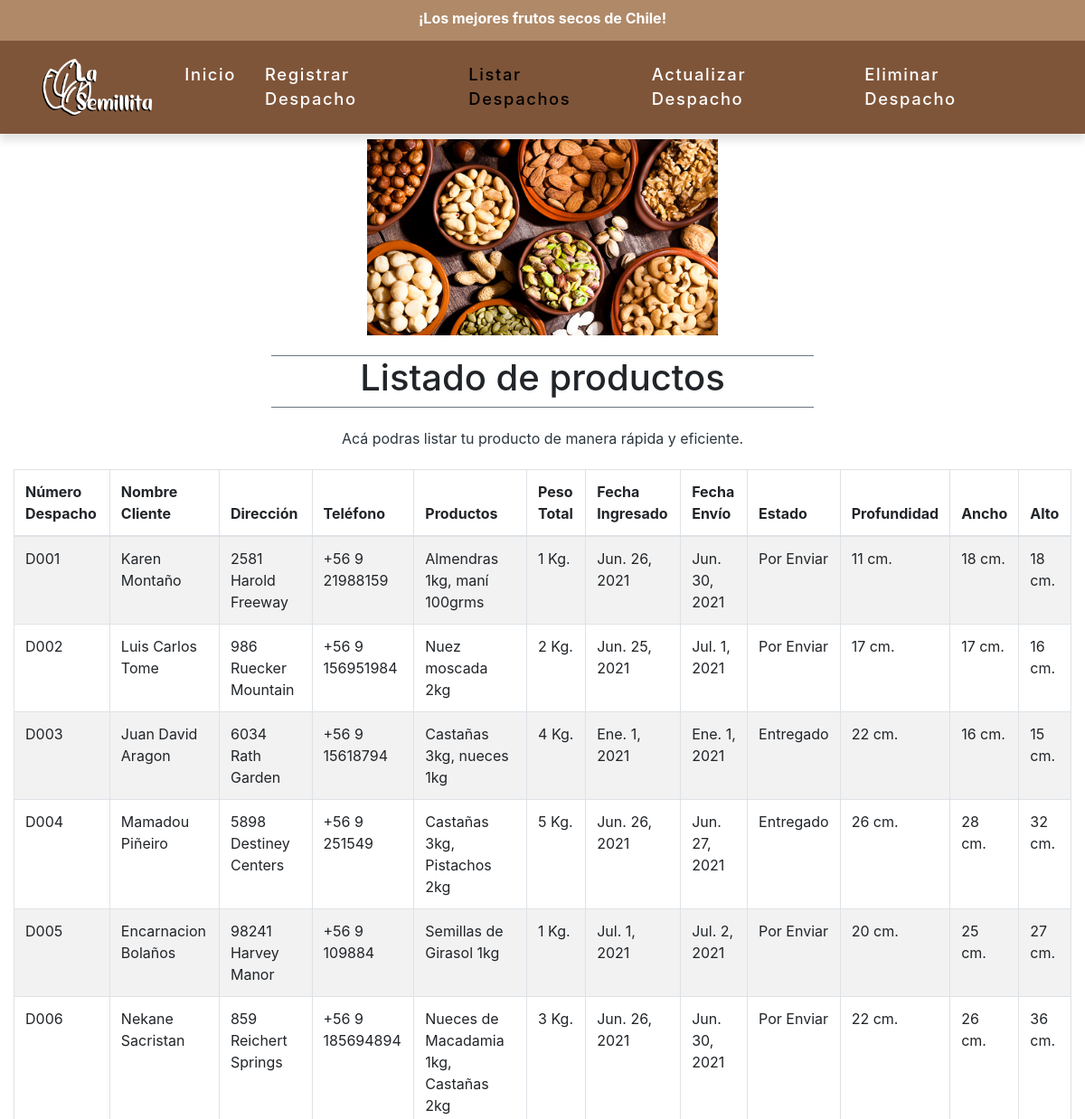
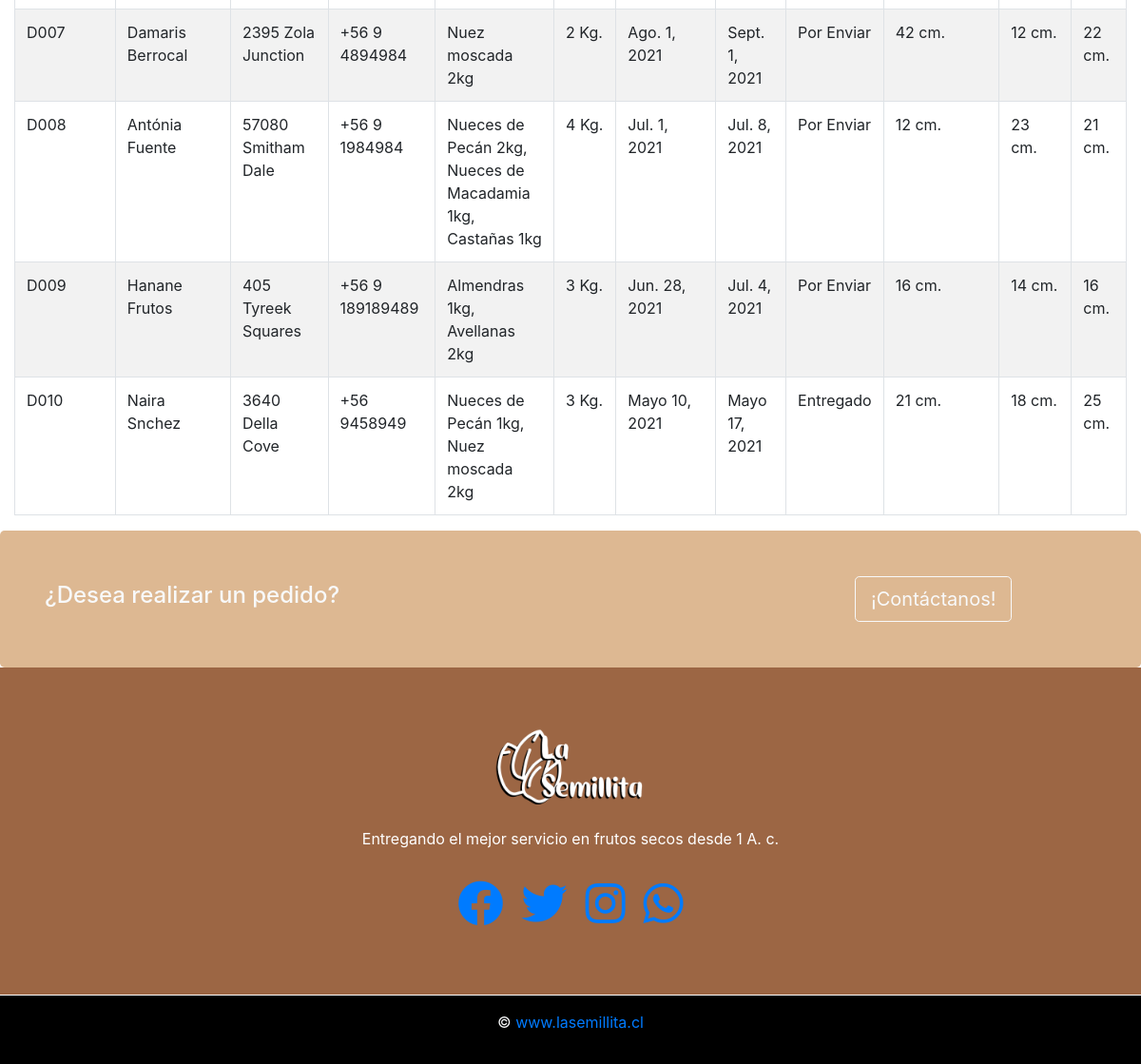
The page /listado_despachos/ on the database its author committed (2 pictures, top to bottom).
### appfrutos/models.py (models this page shows)
class Despacho(models.Model):
    nombre_cliente = models.CharField(max_length=100)
    dirección_cliente = models.CharField(max_length=150)
    telefono_cliente = models.CharField(max_length=20)
    numero_despacho = models.CharField(max_length=30, unique=True)
    productos_cliente = models.TextField()
    peso_productos = models.PositiveIntegerField()
    fecha_ingreso_despacho = models.DateField()
    fecha_envio_despacho = models.DateField()
    estado_despacho = models.CharField(max_length=50, choices=ESTADOS_ENVIOS, default='Por Enviar')
    profundidad_despacho = models.PositiveIntegerField()
    ancho_despacho = models.PositiveIntegerField()
    alto_despacho = models.PositiveIntegerField()

### appfrutos/views.py (the view)
# urls.py: path('listado_despachos/', views.listar_pedidos_vista),
def listar_pedidos_vista(request):
    listado = Despacho.objects.all()
    return render(request, 'listado_despachos.html', {'listado': listado})

### templates/listado_despachos.html (shortened to what this page needs)
{% extends "base.html" %}
{% load static %}
{% block a.l %}active{% endblock a.l %}
{% block base %}
<div class="container text-center">
    <img src="{% static 'img/frutos4.jpg' %}" alt="frutos4" style=" width:400px; padding: 6px;">
</div>
<div class="border-top border-bottom border-secondary w-50 mx-auto my-3">
    <h1 style="text-align: center;">Listado de productos</h1>
</div>
<div class="container">
    <p style="text-align: center; padding: 6px; color: rgb(44, 54, 63);">Acá podras listar tu producto de manera rápida
        y eficiente.</p>
</div>
<div class="container-fluid">
    <table class="table table-striped table-bordered" style="width: 100%;">
        <thead>
            <tr>
                <th>Número Despacho</th>
                <th>Nombre Cliente</th>
                <th>Dirección</th>
                <th>Teléfono</th>
                <th>Productos</th>
                <th>Peso Total</th>
                <th>Fecha Ingresado</th>
                <th>Fecha Envío</th>
                <th>Estado</th>
                <th>Profundidad</th>
                <th>Ancho</th>
                <th>Alto</th>
            </tr>
        </thead>
        {% for despacho in listado %}
        <tr>
            <td>{{ despacho.numero_despacho }}</td>
            <td>{{ despacho.nombre_cliente }}</td>
            <td>{{ despacho.dirección_cliente }}</td>
            <td>{{ despacho.telefono_cliente }}</td>
            <td>{{ despacho.productos_cliente }}</td>
            <td>{{ despacho.peso_productos }} Kg.</td>
            <td>{{ despacho.fecha_ingreso_despacho }}</td>
            <td>{{ despacho.fecha_envio_despacho }}</td>
            <td>{{ despacho.estado_despacho }}</td>
            <td>{{ despacho.profundidad_despacho }} cm.</td>
            <td>{{ despacho.ancho_despacho }} cm.</td>
            <td>{{ despacho.alto_despacho }} cm.</td>
        </tr>
        {% endfor %}
    </table>
</div>
{% endblock base %}

### templates/base.html (shortened to what this page needs)
{% load static %}
<!DOCTYPE html>
<html lang="en">
<head>
    <link rel="stylesheet" href="https://maxcdn.bootstrapcdn.com/bootstrap/4.0.0/css/bootstrap.min.css"
>
    <link rel="stylesheet" href="/static/css/styles.css">
    <link rel="stylesheet" href="/static/css/all.css">
</head>
<body>
    <div class="top-bar">
        <div class="container">
            <div class="col-12 text-center">
                <p>¡Los mejores frutos secos de Chile!</p>
            </div>
        </div>
    </div>
    <nav class="navbar bg-light navbar-light navbar-expand-lg">
        <div class="container">
            <a href="inicio.html" class="navbar-brand"><img src="{% static 'img/logo.png' %}" alt="Logo" title="Logo"></a>
            <div class="collapse navbar-collapse" id="navbarResponsive">
                <ul class="navbar-nav ml-auto">
                    <li class="nav-item"><a href="/" class="nav-link {% block a.i %}{% endblock%}">Inicio</a></li>
                    <li class="nav-item"><a href="/registro_despacho" class="nav-link {% block a.r %}{% endblock%}">Registrar Despacho</a></li>
                    <li class="nav-item"><a href="/listado_despachos" class="nav-link {% block a.l %}{% endblock%}">Listar Despachos</a></li>
                    <li class="nav-item"><a href="/actualizar_despacho" class="nav-link {% block a.a %}{% endblock%}">Actualizar Despacho</a></li>
                    <li class="nav-item"><a href="/eliminar_despacho" class="nav-link {% block a.e %}{% endblock%}">Eliminar Despacho</a></li>
                </ul>
            </div>
        </div>
    </nav>
    {% block base %}
    {% endblock base %}
    <div class="jumbotron py-5 mb-0">
        <div class="container">
            <div class="row">
                <div class="col-md-7 col-lg-8 col-xl-9 my-auto text-light">
                    <h4>¿Desea realizar un pedido?</h4>
                </div>
                <div class="col-md-5 col-lg-4 col-xl-3">
                    <a href="#" class="btn btn-outline-light btn-lg">¡Contáctanos!</a>
                </div>
            </div>
        </div>
    </div>
    <footer>
        <div class="container">
            <div class="row text-light text-center py-4 justify-content-center">
                <div class="col-sm-10 col-md-8 col-lg-6">
                    <img src="{% static 'img/logo.png' %}" alt="Logo">
                    <p>Entregando el mejor servicio en frutos secos desde 1 A. c.</p>
                    <ul class="social pt-3">
                        <li><a href="#"><i class="fab fa-facebook fa-3x"></i></a></li>
                        <li><a href="#"><i class="fab fa-twitter fa-3x"></i></a></li>
                        <li><a href="#"><i class="fab fa-instagram fa-3x"></i></a></li>
                        <li><a href="#"><i class="fab fa-whatsapp fa-3x"></i></a></li>
                    </ul>
                </div>
            </div>
        </div>
    </footer>
    <div class="socket text-light text-center py-3">
        <p>&copy; <a href="#">www.lasemillita.cl</a></p>
    </div>
</body>
</html>

### static/css/styles.css (style rules this page uses)
.navbar-light { background-color: #7f5539!important; }
.top-bar { background: #b08968; height: 2.8rem; padding: .5rem 0; color: white; font-weight: bold; }
.navbar-brand img { height: 4rem; }
.navbar { font-size: 1.15rem; font-weight: 500; letter-spacing: .1rem; box-shadow: 0 .5rem .5rem rgba(0, 0, 0, .1); z-index: 1; }
.nav-item { padding: .5rem; }
.nav-link { color: white!important; }
.nav-link.active, .nav-link:hover { color: black!important; }
.jumbotron { background-color: #ddb892!important; }
footer { background-color: #9c6644; padding: 1rem 2rem 3rem; }
footer img { height: 5rem; margin: 1.5rem auto; }
footer p, footer a .socket a { color: white; text-decoration: none; }
ul.social { list-style-type: none; display: flex; max-width: 16rem; margin: 0 auto; padding: 0; }
ul.social li { margin: 0 auto; }
.socket { background-color: black; border-top: .1rem solid white; }

### static/css/all.css (style rules this page uses)
.fa, .fas, .far, .fal, .fad, .fab { -moz-osx-font-smoothing: grayscale; -webkit-font-smoothing: antialiased; display: inline-block; font-style: normal; font-variant: normal; text-rendering: auto; line-height: 1; }
.fa-3x { font-size: 3em; }
.fa-facebook:before { content: "\f09a"; }
.fa-instagram:before { content: "\f16d"; }
.fa-twitter:before { content: "\f099"; }
.fa-whatsapp:before { content: "\f232"; }
.fab { font-family: 'Font Awesome 5 Brands'; font-weight: 400; }

### rows shown on the page
Despacho: numero_despacho "D001", nombre_cliente "Karen Montaño", dirección_cliente "2581 Harold Freeway", telefono_cliente "+56 9 21988159", productos_cliente "Almendras 1kg, maní 100grms", peso_productos "1", fecha_ingreso_despacho "Jun. 26, 2021", fecha_envio_despacho "Jun. 30, 2021", estado_despacho "Por Enviar", profundidad_despacho "11", ancho_despacho "18", alto_despacho "18"
Despacho: numero_despacho "D002", nombre_cliente "Luis Carlos Tome", dirección_cliente "986 Ruecker Mountain", telefono_cliente "+56 9 156951984", productos_cliente "Nuez moscada 2kg", peso_productos "2", fecha_ingreso_despacho "Jun. 25, 2021", fecha_envio_despacho "Jul. 1, 2021", estado_despacho "Por Enviar", profundidad_despacho "17", ancho_despacho "17", alto_despacho "16"
Despacho: numero_despacho "D003", nombre_cliente "Juan David Aragon", dirección_cliente "6034 Rath Garden", telefono_cliente "+56 9 15618794", productos_cliente "Castañas 3kg, nueces 1kg", peso_productos "4", fecha_ingreso_despacho "Ene. 1, 2021", fecha_envio_despacho "Ene. 1, 2021", estado_despacho "Entregado", profundidad_despacho "22", ancho_despacho "16", alto_despacho "15"
Despacho: numero_despacho "D004", nombre_cliente "Mamadou Piñeiro", dirección_cliente "5898 Destiney Centers", telefono_cliente "+56 9 251549", productos_cliente "Castañas 3kg, Pistachos 2kg", peso_productos "5", fecha_ingreso_despacho "Jun. 26, 2021", fecha_envio_despacho "Jun. 27, 2021", estado_despacho "Entregado", profundidad_despacho "26", ancho_despacho "28", alto_despacho "32"
Despacho: numero_despacho "D005", nombre_cliente "Encarnacion Bolaños", dirección_cliente "98241 Harvey Manor", telefono_cliente "+56 9 109884", productos_cliente "Semillas de Girasol 1kg", peso_productos "1", fecha_ingreso_despacho "Jul. 1, 2021", fecha_envio_despacho "Jul. 2, 2021", estado_despacho "Por Enviar", profundidad_despacho "20", ancho_despacho "25", alto_despacho "27"
Despacho: numero_despacho "D006", nombre_cliente "Nekane Sacristan", dirección_cliente "859 Reichert Springs", telefono_cliente "+56 9 185694894", productos_cliente "Nueces de Macadamia 1kg, Castañas 2kg", peso_productos "3", fecha_ingreso_despacho "Jun. 26, 2021", fecha_envio_despacho "Jun. 30, 2021", estado_despacho "Por Enviar", profundidad_despacho "22", ancho_despacho "26", alto_despacho "36"
Despacho: numero_despacho "D007", nombre_cliente "Damaris Berrocal", dirección_cliente "2395 Zola Junction", telefono_cliente "+56 9 4894984", productos_cliente "Nuez moscada 2kg", peso_productos "2", fecha_ingreso_despacho "Ago. 1, 2021", fecha_envio_despacho "Sept. 1, 2021", estado_despacho "Por Enviar", profundidad_despacho "42", ancho_despacho "12", alto_despacho "22"
Despacho: numero_despacho "D008", nombre_cliente "Antónia Fuente", dirección_cliente "57080 Smitham Dale", telefono_cliente "+56 9 1984984", productos_cliente "Nueces de Pecán 2kg, Nueces de Macadamia 1kg, Castañas 1kg", peso_productos "4", fecha_ingreso_despacho "Jul. 1, 2021", fecha_envio_despacho "Jul. 8, 2021", estado_despacho "Por Enviar", profundidad_despacho "12", ancho_despacho "23", alto_despacho "21"
Despacho: numero_despacho "D009", nombre_cliente "Hanane Frutos", dirección_cliente "405 Tyreek Squares", telefono_cliente "+56 9 189189489", productos_cliente "Almendras 1kg, Avellanas 2kg", peso_productos "3", fecha_ingreso_despacho "Jun. 28, 2021", fecha_envio_despacho "Jul. 4, 2021", estado_despacho "Por Enviar", profundidad_despacho "16", ancho_despacho "14", alto_despacho "16"
Despacho: numero_despacho "D010", nombre_cliente "Naira Snchez", dirección_cliente "3640 Della Cove", telefono_cliente "+56 9458949", productos_cliente "Nueces de Pecán 1kg, Nuez moscada 2kg", peso_productos "3", fecha_ingreso_despacho "Mayo 10, 2021", fecha_envio_despacho "Mayo 17, 2021", estado_despacho "Entregado", profundidad_despacho "21", ancho_despacho "18", alto_despacho "25"
